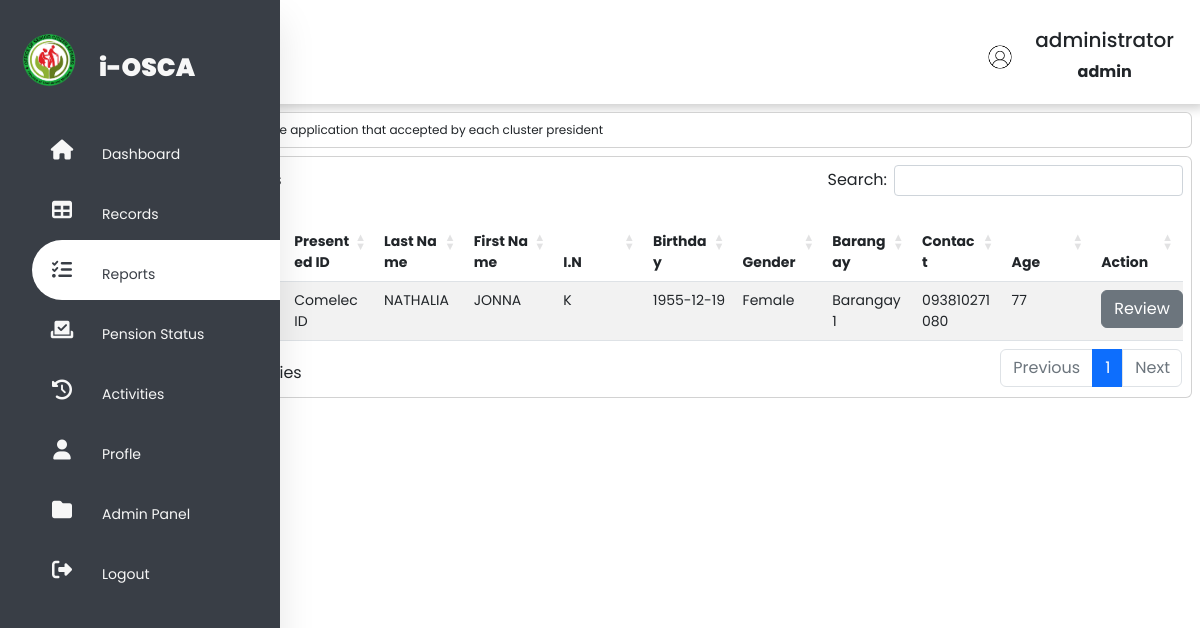
Screenshot of /reports.php (signed in) with the database file from the repository.
### tables this page shows
CREATE TABLE `tbl_regstatus` (
  `id` int(11) NOT NULL,
  `uid` varchar(150) NOT NULL,
  `fx_idnumber` varchar(150) NOT NULL,
  `fx_idpresented` varchar(150) NOT NULL,
  `fx_firstname` varchar(150) NOT NULL,
  `fx_lastname` varchar(150) NOT NULL,
  `fx_initial` varchar(150) NOT NULL,
  `fx_gender` varchar(50) NOT NULL,
  `fd_birthdate` date NOT NULL,
  `fx_barangay` varchar(150) NOT NULL,
  `fx_contact` varchar(150) NOT NULL,
  `fn_age` int(150) NOT NULL,
  `fx_pwd` varchar(50) NOT NULL,
  `fl_idpresented` varchar(150) NOT NULL,
  `fl_form` varchar(150) NOT NULL,
  `fd_application` varchar(150) NOT NULL,
  `fx_statusbycluster` varchar(150) NOT NULL,
  `fd_acceptedbycluster` varchar(150) NOT NULL,
  `fd_acceptedbyadmin` varchar(150) NOT NULL,
  `fx_statusbyadmin` varchar(150) NOT NULL,
  `fx_remarks` varchar(150) NOT NULL
);

### function/reports_query.php (called while the page is built)
<?php
$brgy = array("Barangay 1", "Barangay 2", "Barangay 3", "Barangay 4", "Barangay 5", "Barangay 6", "Barangay 7", "Barangay 8", "Balansay"
,"Fatima", "Payompon", "San Luis (Ligang)", "Talabaan", "Tangkalan", "Tayamaan");
if($_SESSION['fx_street'] == $brgy[0]){
    $records = $conn->query("SELECT * FROM tbl_register WHERE fx_barangay = '$brgy[0]'");
    $header = 'You are viewing a list of online application from Barangay 1';
}elseif($_SESSION['fx_street'] == $brgy[1]){
    $records = $conn->query("SELECT * FROM tbl_register WHERE fx_barangay = '$brgy[1]'");
    $header = 'You are viewing a list of online application from Barangay 2';
}elseif($_SESSION['fx_street'] == $brgy[2]){
    $records = $conn->query("SELECT * FROM tbl_register WHERE fx_barangay = '$brgy[2]'");
    $header = 'You are viewing a list of online application from Barangay 3';
}elseif($_SESSION['fx_street'] == $brgy[3]){
    $records = $conn->query("SELECT * FROM tbl_register WHERE fx_barangay = '$brgy[3]'");
    $header = 'You are viewing a list of online application from Barangay 4';
}elseif($_SESSION['fx_street'] == $brgy[4]){
    $records = $conn->query("SELECT * FROM tbl_register WHERE fx_barangay = '$brgy[4]'");
    $header = 'You are viewing a list of online application from Barangay 5';
}elseif($_SESSION['fx_street'] == $brgy[5]){
    $records = $conn->query("SELECT * FROM tbl_register WHERE fx_barangay = '$brgy[5]'");
    $header = 'You are viewing a list of online application from Barangay 6';
}elseif($_SESSION['fx_street'] == $brgy[6]){
    $records = $conn->query("SELECT * FROM tbl_register WHERE fx_barangay = '$brgy[6]'");
    $header = 'You are viewing a list of online application from Barangay 7';
}elseif($_SESSION['fx_street'] == $brgy[7]){
    $records = $conn->query("SELECT * FROM tbl_register WHERE fx_barangay = '$brgy[7]'");
    $header = 'You are viewing a list of online application from Barangay 8';
}elseif($_SESSION['fx_street'] == $brgy[8]){
    $records = $conn->query("SELECT * FROM tbl_register WHERE fx_barangay = '$brgy[8]'");
    $header = 'You are viewing a list of online application from Balansay';
}elseif($_SESSION['fx_street'] == $brgy[9]){
    $records = $conn->query("SELECT * FROM tbl_register WHERE fx_barangay = '$brgy[9]'");
    $header = 'You are viewing a list of online application from Fatima';
}elseif($_SESSION['fx_street'] == $brgy[10]){
    $records = $conn->query("SELECT * FROM tbl_register WHERE fx_barangay = '$brgy[10]'");
    $header = 'You are viewing a list of online application from Payompon';
}elseif($_SESSION['fx_street'] == $brgy[11]){
    $records = $conn->query("SELECT * FROM tbl_register WHERE fx_barangay = '$brgy[11]'");
    $header = 'You are viewing a list of online application from San Luis (Ligang)';
}elseif($_SESSION['fx_street'] == $brgy[12]){
    $records = $conn->query("SELECT * FROM tbl_register WHERE fx_barangay = '$brgy[12]'");
    $header = 'You are viewing a list of online application from Talabaan';
}elseif($_SESSION['fx_street'] == $brgy[13]){
    $records = $conn->query("SELECT * FROM tbl_register WHERE fx_barangay = '$brgy[13]'");
    $header = 'You are viewing a list of online application from Tangkalan';
}elseif($_SESSION['fx_street'] == $brgy[14]){
    $records = $conn->query("SELECT * FROM tbl_register WHERE fx_barangay = '$brgy[14]'");
    $header = 'You are viewing a list of online application from Tayamaan';
}else{
$records = $conn->query("SELECT * FROM tbl_regstatus WHERE fx_statusbycluster = 'accepted' AND fx_statusbyadmin = 'Under review'");
$header = 'You are viewing a list of online application that accepted by each cluster president';
}
?>

### reports.php (the view, shortened to what this page needs)
<?php
include('conn/connection.php');
include('function/reports_query.php');
if (isset($_SESSION['user_id']) && isset($_SESSION['user_name'])) {
?>
<!DOCTYPE html>
<html lang="en">
<head>
    <link rel="stylesheet" href="https://cdnjs.cloudflare.com/ajax/libs/font-awesome/6.2.0/css/all.min.css">
    <link rel="stylesheet" href="css/bootstrap.min.css">
    <link rel="stylesheet" type="text/css" href="css/dataTables.bootstrap5.min.css">
    <link rel="stylesheet" type="text/css" href="css/g_style.css">
    <link rel="stylesheet" type="text/css" href="css/reports.css">
</head>
<body>
    <nav class="side-nav">
        <ul>
            <li>
                <a href="#" class="logo">
                    <img src="media/header.png" alt="logo">
                    <span class="nav-item">i-OSCA</span>
                </a>
            </li>
            <li><a href="dashboard" id="nav-list">
                    <i class="fas fa-home"></i>
                    <span class="nav-item">Dashboard</span>
                </a></li>
            <li><a href="records" id="nav-list">
                    <i class="fas fa-table"></i>
                    <span class="nav-item">Records</span>
                </a></li>
            <li><a href="#" class="active" id=" nav-list">
                    <i class="fas fa-tasks"></i>
                    <span class="nav-item">Reports</span>
                </a></li>
            <li><a href="status" id="nav-list">
                    <i class="fas fa-check-to-slot"></i>
                    <span class="nav-item">Pension Status</span>
                </a></li>
            <li <?php if($_SESSION['user_level']=="staff") echo 'style="display:none;"'; ?>><a href="activities"
                    id="nav-list">
                    <i class="fas fa-solid fa-clock-rotate-left"></i>
                    <span class="nav-item">Activities</span>
                </a></li>
            <li><a href="profile" id="nav-list">
                    <i class="fas fa-user"></i>
                    <span class="nav-item">Profle</span>
                </a></li>
            <li <?php if($_SESSION['user_level']=="staff") echo 'style="display:none;"'; ?>><a href="fxasdasjdk"
                    id="nav-list">
                    <i class="fas fa-folder"></i>
                    <span class="nav-item">Admin Panel</span>
                </a></li>
            <li><a href="function/logout" class="logout" id="nav-list">
                    <i class="fas fa-sign-out-alt"></i>
                    <span class="nav-item">Logout</span>
                </a></li>
        </ul>
    </nav>
    <div class="main-content">
        <header>
            <div class="header-title">
                <h2>
                    <label for="">
                </h2>
            </div>
            <div class="user-wrapper">
                <img src="./image/<?php echo $_SESSION['fm_img']; ?>" class="user_img" alt="user">
                <div>
                    <h5><span class="nav-item"><?php echo $_SESSION['user_name']; ?></span></h5>
                    <p><span class="nav-item"><?php echo $_SESSION['user_level']; ?></span></p>
                </div>
            </div>
        </header>
        <div class="card m-2 p-2">
            <p class="mb-auto" style="font-size: 12px;"><?php echo $header ?>   </p>
        </div>
        <div class="table-div m-2 p-2 card" id="container">
            <table id="datatable" class="table table-striped">
                <thead>
                    <tr>
                        <th scope="col" class="d-none d-sm-table-cell">ID Number</th>
                        <th scope="col">Date Application</th>
                        <th scope="col" class="d-none d-sm-table-cell">Presented ID</th>
                        <th scope="col">Last Name</th>
                        <th scope="col" class="d-none d-sm-table-cell">First Name</th>
                        <th scope="col" class="d-none d-sm-table-cell">I.N</th>
                        <th scope="col" class="d-none d-sm-table-cell">Birthday</th>
                        <th scope="col" class="d-none d-sm-table-cell">Gender</th>
                        <th scope="col" class="d-none d-sm-table-cell">Barangay</th>
                        <th scope="col" class="d-none d-sm-table-cell">Contact</th>
                        <th scope="col" class="d-none d-sm-table-cell">Age</th>
                        <th scope="col" class="noExl">Action</th>
                    </tr>
                </thead>
                <tbody>
                    <?php foreach($records as $row) :  ?>
                    <tr>
                        <td id="sid" class="d-none d-sm-table-cell"> <?php echo $row['fx_idnumber']; ?> </td>
                        <td id="sid"> <?php echo $row['fd_application']; ?> </td>
                        <td class="d-none d-sm-table-cell"> <?php echo $row['fx_idpresented']; ?> </td>
                        <td> <?php echo $row['fx_lastname']; ?> </td>
                        <td class="d-none d-sm-table-cell"> <?php echo $row['fx_firstname']; ?> </td>
                        <td class="d-none d-sm-table-cell"> <?php echo $row['fx_initial']; ?> </td>
                        <td class="d-none d-sm-table-cell"> <?php echo $row['fd_birthdate']; ?> </td>
                        <td class="d-none d-sm-table-cell"> <?php echo $row['fx_gender']; ?> </td>
                        <td class="d-none d-sm-table-cell"> <?php echo $row['fx_barangay']; ?> </td>
                        <td class="d-none d-sm-table-cell"> <?php echo $row['fx_contact']; ?> </td>
                        <td class="d-none d-sm-table-cell"> <?php echo $row['fn_age']; ?> </td>
                        <td> <button id='<?php echo $row['uid']; ?>' class="<?php if($_SESSION['user_level'] == 'staff'){
                            echo 'viewasstaff btn btn-secondary noExl';
                            }else{
                             echo 'viewasadmin btn btn-secondary noExl';
                            }?>" style="width: auto;" data-bs-toggle="modal" data-bs-target="<?php if($_SESSION['user_level'] == 'staff'){
                                } ?>">Review</button>
                        </td>
                    </tr>
                    <?php endforeach; ?>
                </tbody>
            </table>
        </div>
    </div>
</body>
</html>
<?php
}else{
     header("Location: index");
     exit();
}
 ?>

### css/g_style.css (style rules this page uses)
:root { --main-color:#393E46; --secondary-color: #6D9886; --next-color: #F2E7D5; --last-color: #F7F7F7; --gray: #808080; }
* { margin: 0; padding: 0; outline: none; list-style: none; box-sizing: border-box; text-decoration: none; font-family: "Poppins", sans-serif; }
body { background: #fff; }
.side-nav { position: fixed; top: 0; bottom: 0; height: 100%; background: var(--main-color); width: 90px; z-index: 999; overflow: hidden; transition: width 0.2s linear; box-shadow: 0 20px 35px rgba(0, 0, 0, 0.1); }
.logo { text-align: center; transition: all 0.5s ease; margin: 20px 0 20px -75px; }
.logo img { width: 60px; height: 60px; border-radius: 50%; }
.logo span { font-weight: 900; font-size: 25px; }
.side-nav a { position: relative; color: rgb(85, 83, 83); font-size: 14px; text-decoration: none; color: var(--last-color); display: table; width: 300px; padding: 10px; }
li i { position: relative; width: 40px; height: 40px; top: 10px; color: var(--last-color); font-size: 20px; text-align: center; }
.nav-item { position: relative; top: 12px; margin-left: 20px; }
li a.active { background: #fff; color: var(--main-color); border-radius: 30px 0 0 30px; }
a.active i { color: var(--main-color); }
.logout { position: absolute; bottom: 0; }
.main-content { padding: 0 0 0 90px; }
header { display: flex; justify-content: space-between; padding: 1rem; width: 100%; box-shadow: 4px 4px 10px rgba(0, 0, 0, 0.2); }
.header-title { transform: translateY(25%); }
.user-wrapper { display: flex; margin-right: 10px; align-items: center; }
.user_img { border-radius: 50%; width : 30px; height:30px; }
.user-wrapper div p { text-align: center; font-weight: bold; }
.user-wrapper img { margin-top: 10px; }
table { table-layout:fixed; }
.table td { font-size: 14px; }
.table th { font-size: 14px; word-break: break-all; }

### rows the page displays
tbl_regstatus: fx_idpresented "Comelec ID", fx_lastname "NATHALIA", fx_firstname "JONNA", fx_initial "K", fd_birthdate "1955-12-19", fx_gender "Female", fx_barangay "Barangay 1", fx_contact "093810271080", fn_age "77"

### other values shown
$_SESSION['user_name'] "administrator"
$_SESSION['user_level'] "admin"
$header "You are viewing a list of online application that accepted by each cluster president"
